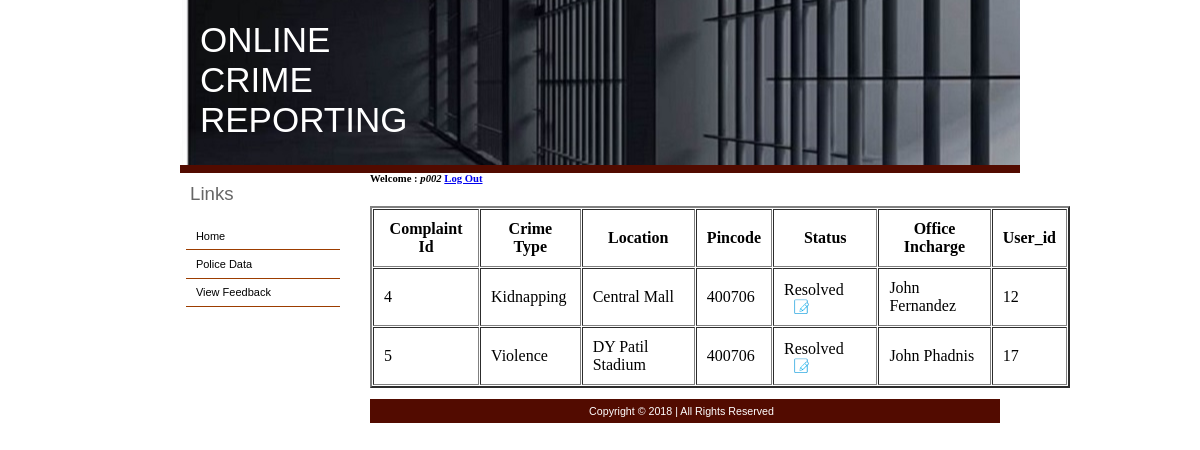
Screenshot of /police_data.php (signed in) with the database file from the repository.
### tables this page shows
CREATE TABLE IF NOT EXISTS `police` (
  `police_id` varchar(20) NOT NULL,
  `password` varchar(20) NOT NULL
);

CREATE TABLE IF NOT EXISTS `complaint` (
  `Comp_id` int(10) NOT NULL AUTO_INCREMENT,
  `Crime_type` varchar(20) NOT NULL,
  `Location` varchar(100) NOT NULL,
  `Pincode` int(10) NOT NULL,
  `Status` varchar(30) DEFAULT 'In queue',
  `Officer_Incharge` varchar(20) DEFAULT NULL,
  `User_id` int(10) NOT NULL,
  PRIMARY KEY (`Comp_id`)
);

### police_session.php (called while the page is built, shortened)
<?php
$dbservername = "localhost";
$dbusername = "root";
$dbpassword = "";
$dbname = "crime_report";
$conn = new mysqli($dbservername, $dbusername, $dbpassword, $dbname);
$user_chk=$_SESSION['login_user'];
$sql = "select police_id from police where police_id='$user_chk'";
$result = $conn->query($sql);
if ($result->num_rows == 1)
{
    $row = $result->fetch_assoc();
    $login_session = $row["police_id"];
}
else
{
	header('Location: police.php');
}
?>

### police_data.php (the view, shortened to what this page needs)
<?php
include('police_session.php');
switch($login_session)
{
case 'p002':
$pin=400706;
break;
}
$result = mysql_query("SELECT * FROM complaint where Pincode='$pin'");
?>
<html>
<head>
<link href="style1.css" rel="stylesheet" type="text/css" />
</head>
<body>
<div id="contain">
<div id="header">
<h1 class="style8">ONLINE<br>
CRIME<br>
REPORTING</h1>
</div>
<div id="leftcol">
<h3>Links</h3>
<div id="navcontainer">
<ul id="navlist">
<li><a href="home.php">Home</a></li>
<li><a href="police_data.php">Police Data</a></li>
<li><a href="view feedback.php">View Feedback</a></li>
</ul>
</div>
</div>
<div id="content">
<b>Welcome : <i><?php echo $login_session; ?></i></b>
<b><a href="logout.php">Log Out</a></b>
<form name="frmUser" method="post" action="">
<div style="width:500px;">
<div class="message"><?php if(isset($message)) { echo $message; } ?></div><br><br>
<table border="2" cellpadding="10" cellspacing="1" width="700" class="tblListForm">
<tr class="listheader">
<th>Complaint Id</th>
<th>Crime Type</th>
<th>Location</th>
<th>Pincode</th>
<th>Status</th>
<th>Office Incharge</th>
<th>User_id</th>
</tr>
<?php
while($row = mysql_fetch_array($result)) {
?>
<tr class="<?php if(isset($classname)) echo $classname;?>">
<td><?php echo $row["Comp_id"]; ?></td>
<td><?php echo $row["Crime_type"]; ?></td>
<td><?php echo $row["Location"]; ?></td>
<td><?php echo $row["Pincode"]; ?></td>
<td><?php echo $row["Status"]; ?> <a href="edit_record.php?Comp_id=<?php echo $row["Comp_id"]; ?>" class="link"><img alt='Edit' title='Edit' src='images/edit.png' width='15px' height='15px' hspace='10' /></a></td>
<td><?php echo $row["Officer_Incharge"]; ?></td>
<td><?php echo $row["User_id"]; ?></td>
</tr>
<?php
}
?>
</table>
</form>
</div>
<div id="footer">
<p class="style5 style6">Copyright © 2018 | All Rights Reserved  </p>
</div>
</div>
</body>
</html>

### style1.css (style rules this page uses)
body { font:8pt verdana; //background: #520B00; background-image:url("crime.png") ; margin:0; padding:0; }
.style5 { color: #003366 }
.style6 { font-size: 8px; font-weight: bold; color: #FFFFFF; }
.style8 { font-size: 35px;color: white }
#navcontainer { width: 120px; }
#navlist { padding: 1px; margin-left: 0; font: 11px verdana, sans-serif; width: 14em; color: gray; border-right:8px solid #FFFFFF; }
#navlist li { list-style: none; margin: 0px; border-left: 0px #004080 solid; border-bottom: 1px #9C3D00 solid; text-align: left; }
#navlist li a { display: block; padding: 0.7em 0.5em 0.7em 0.9em; text-decoration: none; }
#navlist li a:link { color: #000; }
h1 { font:28pt verdana, arial, sans-serif; color:#666; margin:0; padding:20px; }
h3 { font:14pt verdana, arial, sans-serif; color:#666; padding:5px; margin:0; text-align: left; }
p { font: 12pt verdana; margin: 0px; text-align: justify; }
#contain { width:70%; border-right:1px solid #FFFFFF; border-left:1px solid #FFFFFF; margin-left:auto; margin-right:auto; background: #FFFFFF;//#FFF }
#header { //border-top:8px solid grey; background:url("Slide1.jpg") left; width:100%; height:165px; align:center; border-bottom:8px solid #520B00; }
#leftcol { width:150px; float:left; padding:5px 0 5px 5; background-color: #fff; border-right:5px solid #FFFFFF; }
#content { margin-left:190px; width:75% }
#content p { padding:3px 18px 3px 1px; margin:0; }
#footer { width:100%; clear:left; background: #520B00; padding: 3px 0 3px 0; }
#footer p { text-align:center; padding-right:8px; font:8pt verdana, arial, sans-serif; }

### rows the page displays
police: police_id "p002"
complaint: Comp_id "4", Crime_type "Kidnapping", Location "Central Mall", Pincode "400706", Status "Resolved", Officer_Incharge "John Fernandez", User "12"
complaint: Comp_id "5", Crime_type "Violence", Location "DY Patil Stadium", Pincode "400706", Status "Resolved", Officer_Incharge "John Phadnis", User "17"
